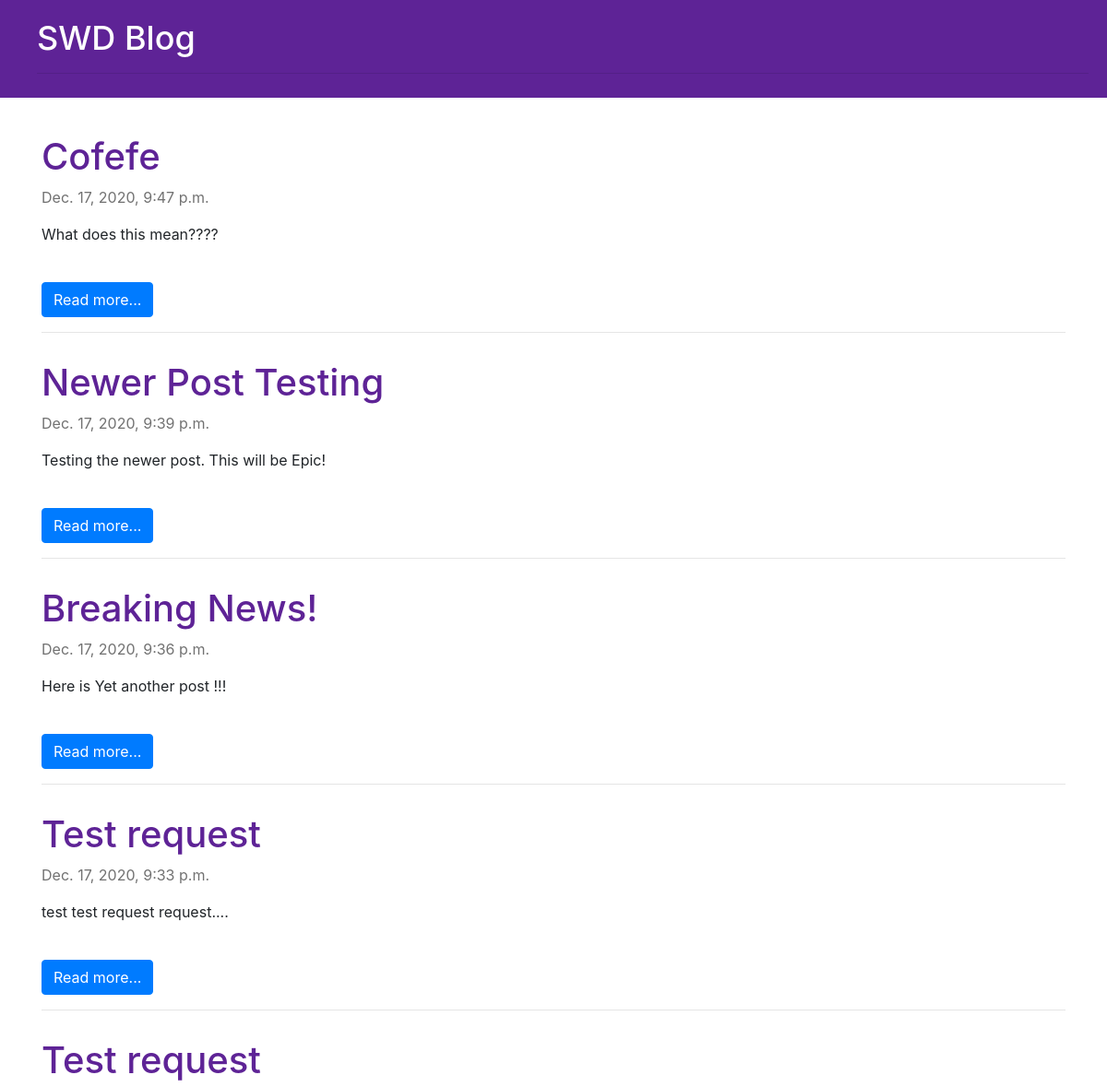
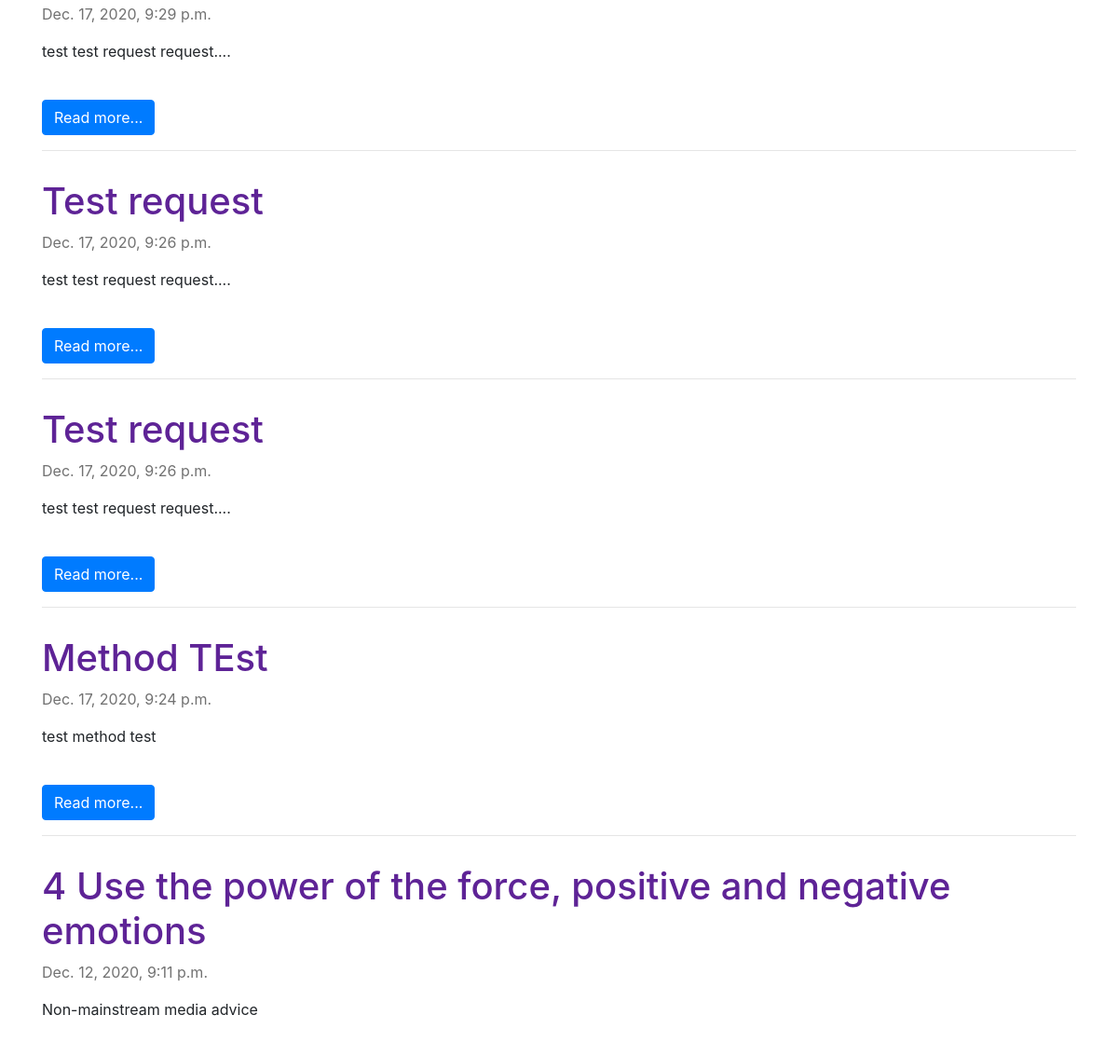
/ (upper part), run on an earlier commit of the app's database (2 pictures, top to bottom).
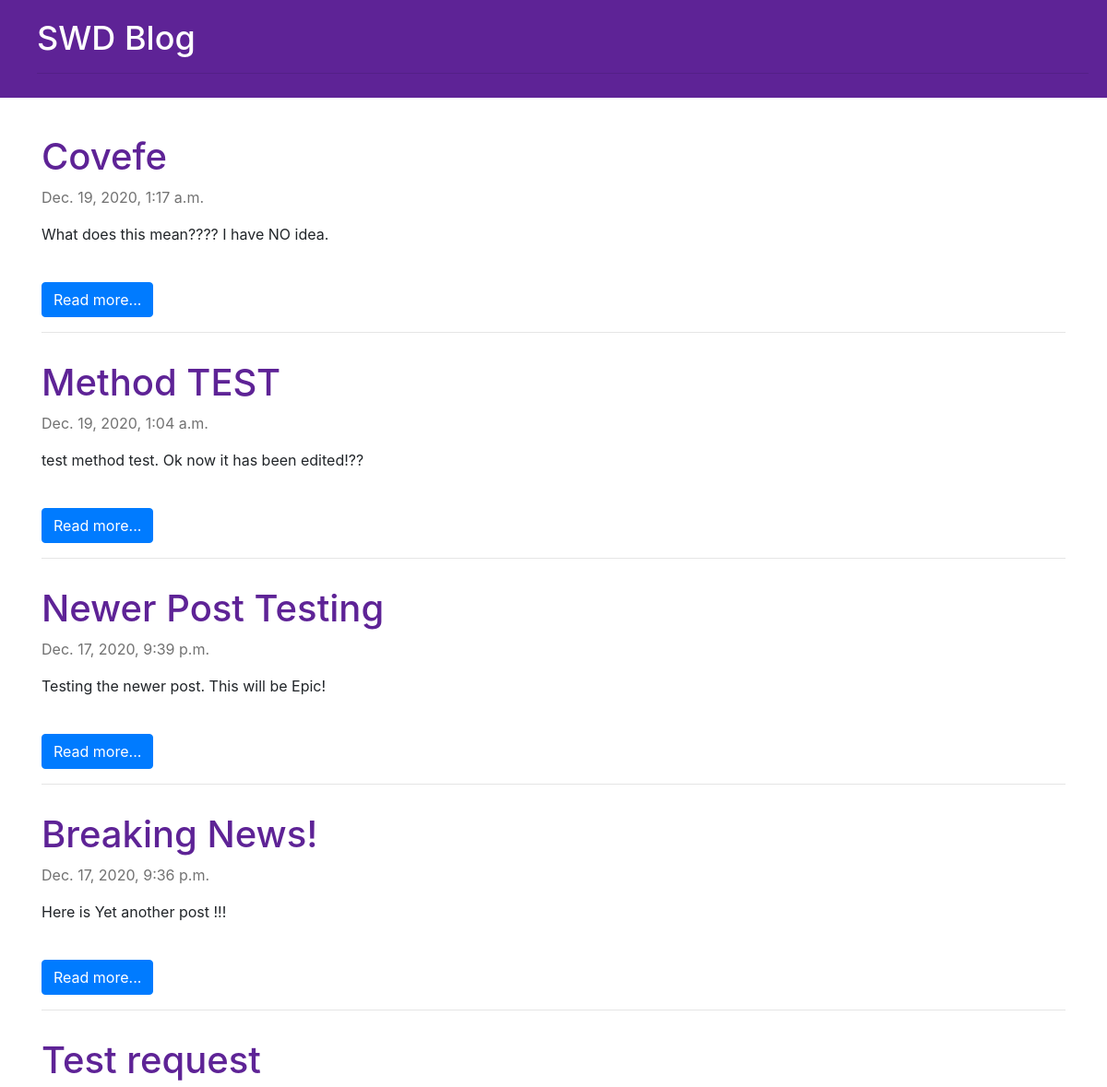
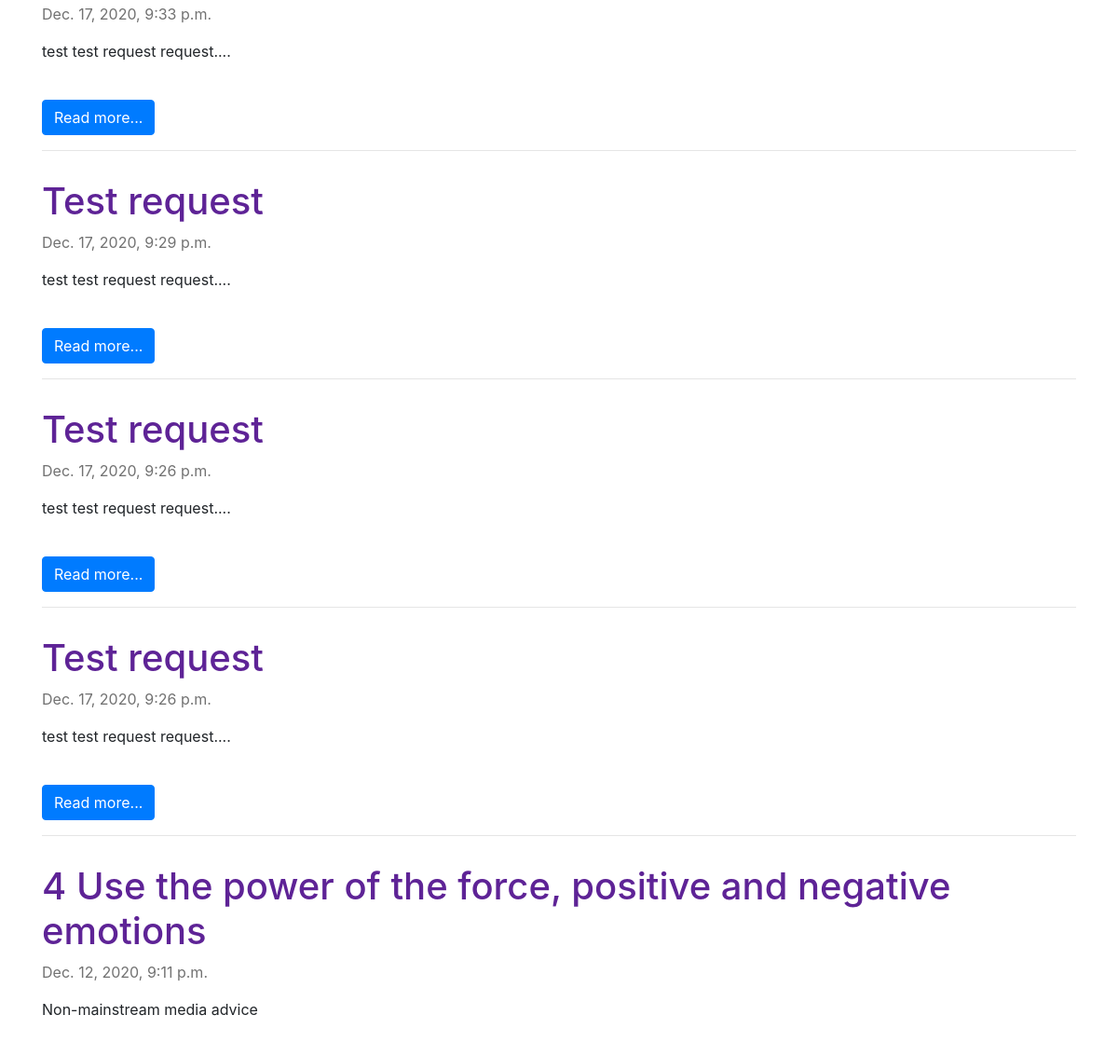
And on a later commit of the database (2 pictures, top to bottom).
### blog/models.py (models this page shows, shortened)
class Post(models.Model):
    author = models.ForeignKey('auth.User', on_delete=models.CASCADE)
    title = models.CharField(max_length=200)
    text = models.TextField()
    created_date = models.DateTimeField(default=timezone.now)
    published_date = models.DateTimeField(blank=True, null=True)

### blog/views.py (the view)
# urls.py: path('', views.post_list, name='post_list'),
def post_list(request):
    posts = Post.objects.filter(
        published_date__lte=timezone.now()).order_by('-published_date')
    stuff_for_frontend = {'posts': posts}
    return render(request, 'blog/post_list.html', stuff_for_frontend)

### blog/templates/blog/post_list.html
{% extends 'blog/base.html' %}
{% block content %}
    {% for post in posts %}
    <div class="post">
        <h1><a href="{% url 'post_detail' pk=post.pk %}">{{ post.title }}</a></h1>
        <p class="published-date">{{ post.published_date }}</p>
        <p>{{ post.text|truncatechars:250|linebreaksbr }}</p>
        <br>
        <a href="{% url 'post_detail' pk=post.pk %}"><div class="btn btn-primary">Read more...</div></a>
        <hr>
    </div>
    {% endfor %}
{% endblock %}

What changed in the data, as far as the page shows it:
changed Post: title "Cofefe" → "Covefe"; published_date "Dec. 17, 2020, 9:47 p.m." → "Dec. 19, 2020, 1:17 a.m."; text "What does this mean????" → "What does this mean???? I have NO idea."
changed Post: title "Method TEst" → "Method TEST"; published_date "Dec. 17, 2020, 9:24 p.m." → "Dec. 19, 2020, 1:04 a.m."; text "test method test" → "test method test. Ok now it has been edited!??"; moves up the list
